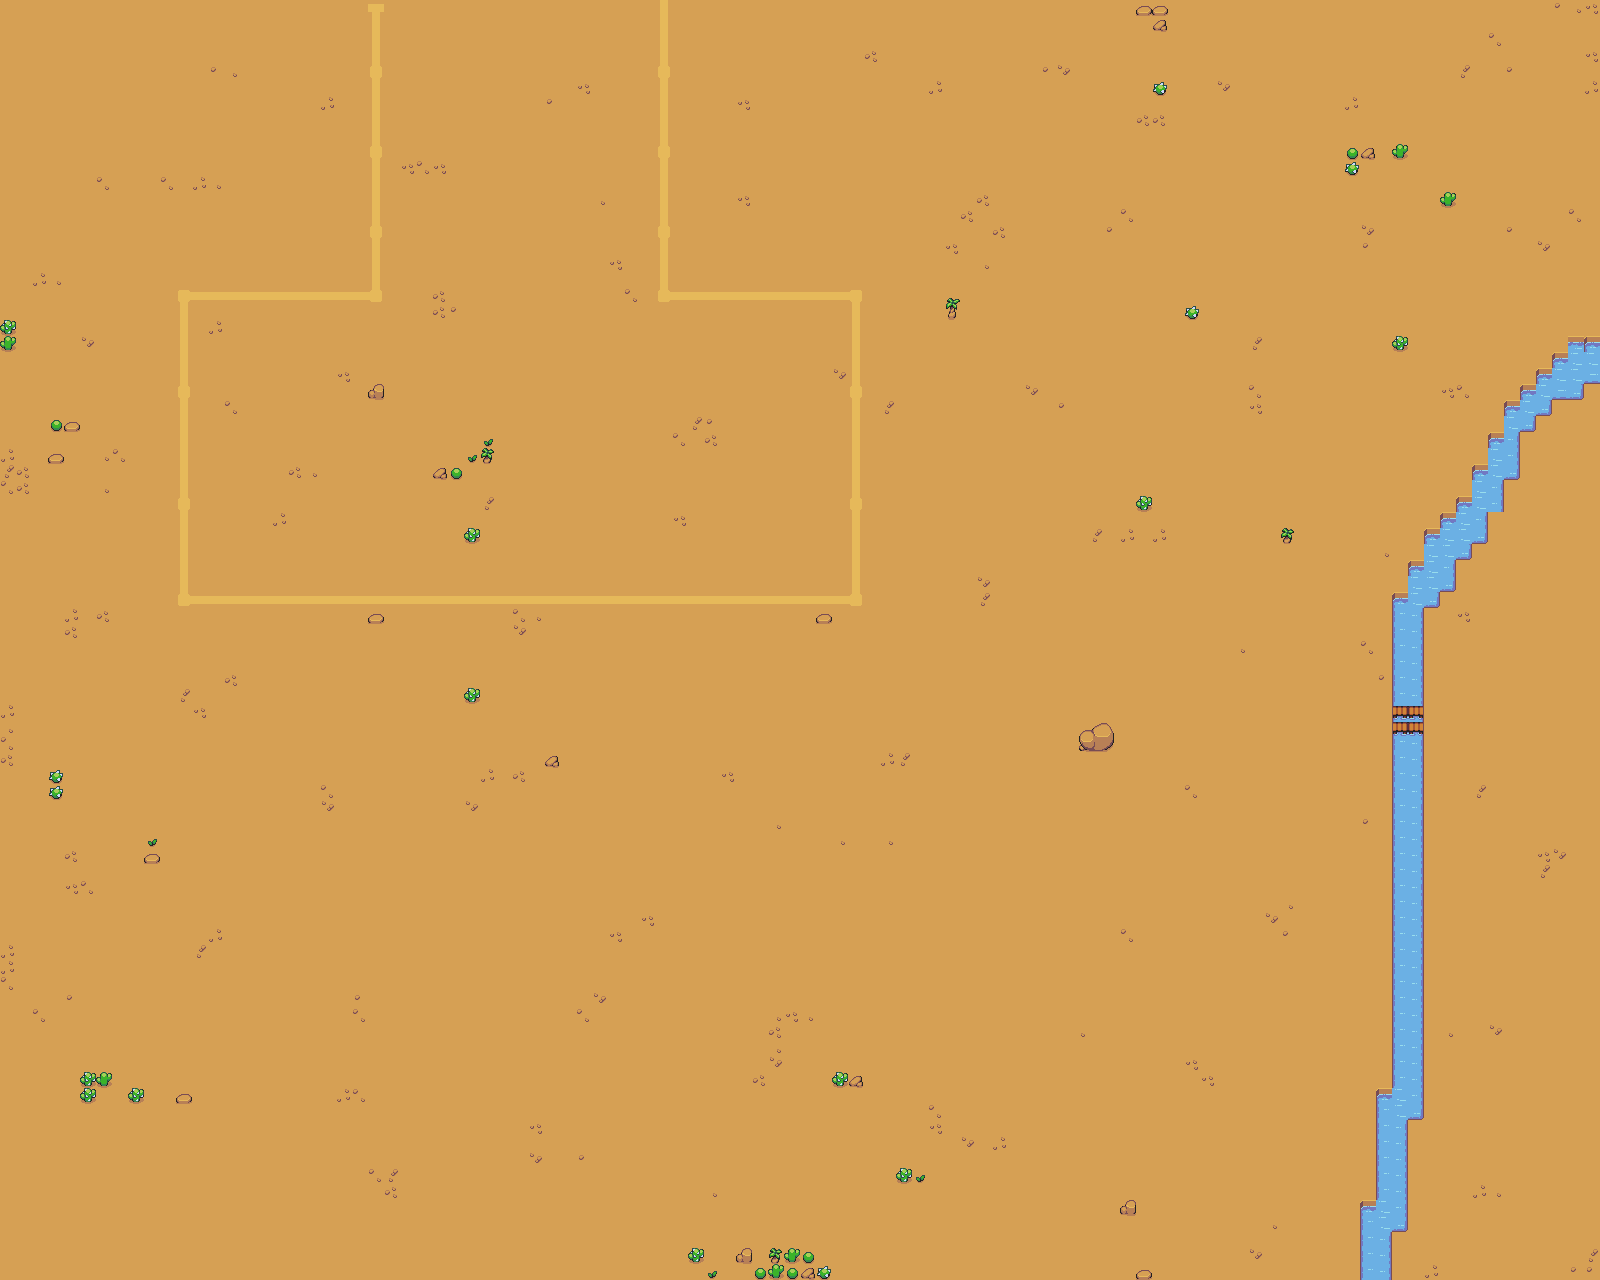

A level layout from a 2D game, rendered from its tile map. Below: a short description, then the map file with tile-grid data replaced by summaries:
An orthogonal 100x80 tile map with 16x16 px tiles, 3 tile layers (background, obstacles, path).

<map version="1.4" tiledversion="1.4.3" orientation="orthogonal" renderorder="right-down" width="100" height="80" tilewidth="16" tileheight="16" infinite="0" nextlayerid="4" nextobjectid="1">
 <tileset firstgid="1" source="wasteland.tsx" />
 <layer id="1" name="background" width="100" height="80">
  <data>[8000 cells, 8000 non-empty, 13 distinct tile ids]</data>
 </layer>
 <layer id="2" name="obstacles" width="100" height="80">
  <data>[8000 cells, 196 non-empty, 25 distinct tile ids]</data>
 </layer>
 <layer id="3" name="path" width="100" height="80">
  <data>[8000 cells, 141 non-empty, 10 distinct tile ids]</data>
 </layer>
</map>
